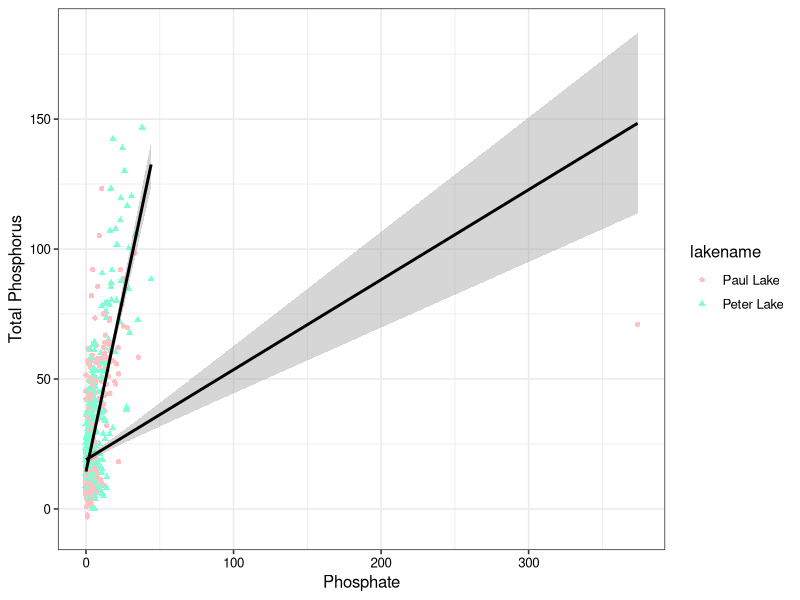

Reproduce this figure in R. (Note: this script raises an error after producing the figure.)
## ---- chunk 1
#1
PeterPaulTidy <- read.csv("./Data/Processed/NTL-LTER_Lake_Chemistry_Nutrients_PeterPaul_Processed.csv", header=T)
PeterPaulGathered <- read.csv("./Data/Processed/NTL-LTER_Lake_Nutrients_PeterPaulGathered_Processed.csv", header=T)
USGS.data <- read.csv("./Data/Raw/USGS_Site02085000_Flow_Raw.csv", header=T)
Ecotox <- read.csv("./Data/Raw/ECOTOX_Neonicotinoids_Mortality_raw.csv")

#2
str(PeterPaulTidy) 
str(PeterPaulGathered)
str(USGS.data) 
str(Ecotox)
#Need to change date for PeterPaulTidy, PeterPaulGathered and USGS.data
#It is funny that I did not realize until now, but in the as.Date function, I need to make sure that the format i specified is the same format with what the raw.data has, otherwise R cannot understand it.
PeterPaulTidy$sampledate <- as.Date(PeterPaulTidy$sampledate, format = "%m/%d/%y")
PeterPaulGathered$sampledate <- as.Date(PeterPaulGathered$sampledate, format = "%Y-%m-%d")
USGS.data$datetime <- as.Date(USGS.data$datetime, format = "%m/%d/%y")
USGS.data$datetime <- format(USGS.data$datetime, format = "%y%m%d")
create.early.dates <- (function(d) {
       paste0(ifelse(d > 181231,"19","20"),d)
       })
USGS.data$datetime <- create.early.dates(USGS.data$datetime)
USGS.data$datetime <- as.Date(USGS.data$datetime, format = "%Y%m%d")

## ---- chunk 2
#3
library(ggplot2)
my.theme <- theme_bw(base_size = 12) + 
  theme(axis.text=element_text(color="gray0"), legend.position = "right")
theme_set(my.theme)
## ---- chunk 3
#4
ggplot(PeterPaulTidy, aes(y=tp_ug, x=po4,color = lakename,shape=lakename)) +
  geom_point() +
  xlab("Phosphate") +
  ylab("Total Phosphorus") + 
  scale_color_manual(values = c("rosybrown1", "aquamarine")) +
  geom_smooth(method = lm, formula = y~x,col="black")

#Shall I take out that outlier? Why are there two lines?
## ---- chunk 4
#5
library(RColorBrewer)

nutrient_names <- list(
  "nh34"="Ammonium",
  "no23"="Nitrate",
  "po4"="Phosphate",
  "tn_ug"="Total Nitrogen",
  "tp_ug"="Total Phosphorus" 
)

nutrient_labeller <- function(variable,value){
  return(nutrient_names[value])
}
ggplot(PeterPaulGathered, aes(y=concentration, x=sampledate, color=depth))+
  geom_point()+
  facet_grid(PeterPaulGathered$nutrient, labeller = nutrient_labeller)+
  #facet_wrap(vars(nutrient), nrow=5) +
  xlab("Dates")+
  ylab("Nutrient concentration")+
  scale_color_distiller(palette = "Blues", direction = 1)+
  scale_x_date( 
    date_breaks = "5 year", date_labels = "%y") 
?label_value
## ---- chunk 5
#6 I chose the mean discharge instead of max discharge
library(gridExtra)
library(ggpubr)
Plot1 <- ggplot(USGS.data,aes(x=datetime, y=X84936_00060_00003))+
  geom_point(size=0.5)+
  geom_line()+
  #xlim(2000,2020)+ When i add this line, I get error message "Error in as.Date.numeric(value) : 'origin' must be supplied""
  ylab("Discharge")+
  xlab("Year")

Plot2 <- ggplot(USGS.data,aes(x=datetime, y=X84936_00060_00003))+
  geom_point(size=0.5)+
  geom_smooth(method="auto")+  
  #xlim(2000,2020)+
  ylab("Discharge")+
  xlab("Year")

ggarrange(Plot1, Plot2, nrow=1, ncol=2)


## ---- chunk 6
#7 
ggplot(Ecotox,aes(y=`Conc..Mean..Std.`, x=Chemical.Name, col=Chemical.Name))+
  geom_violin() +
  ylab("Concentration")+
  xlab("Chemical Types")+
  theme_bw(base_size = 9) +
  theme(legend.position="none")
  
  

